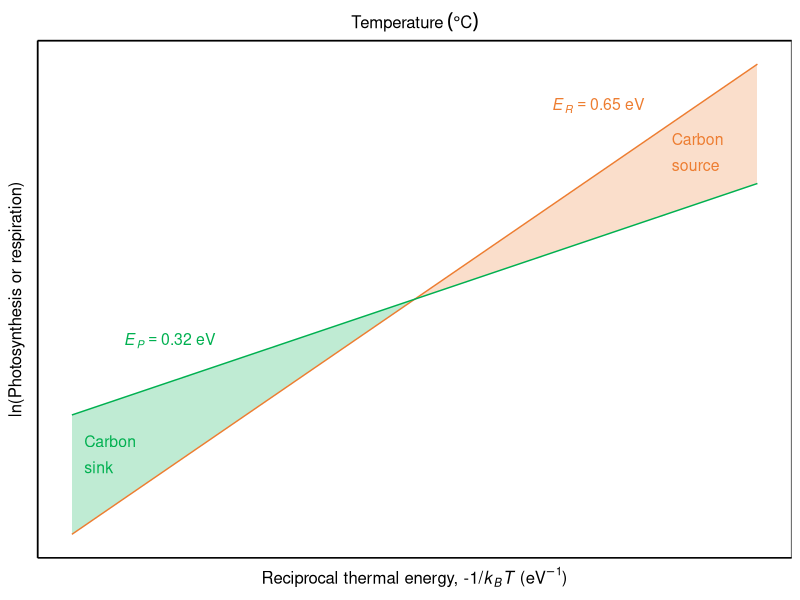
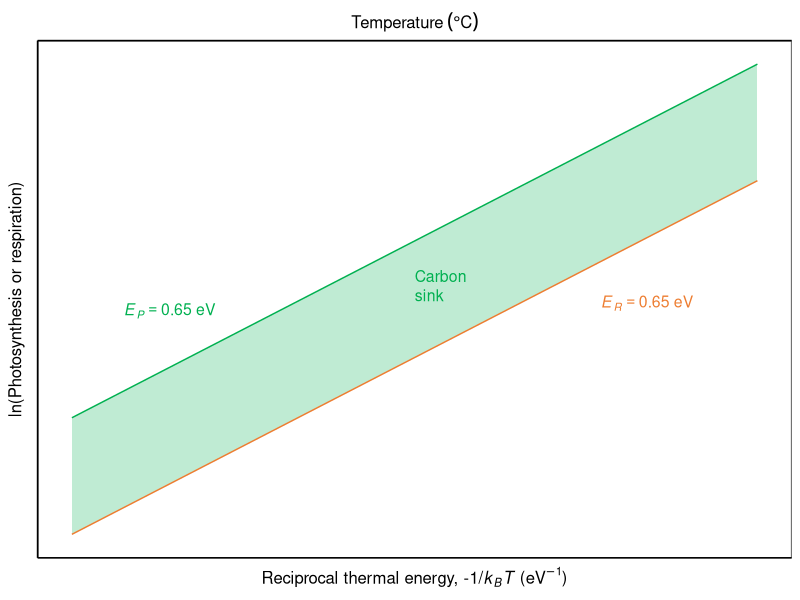
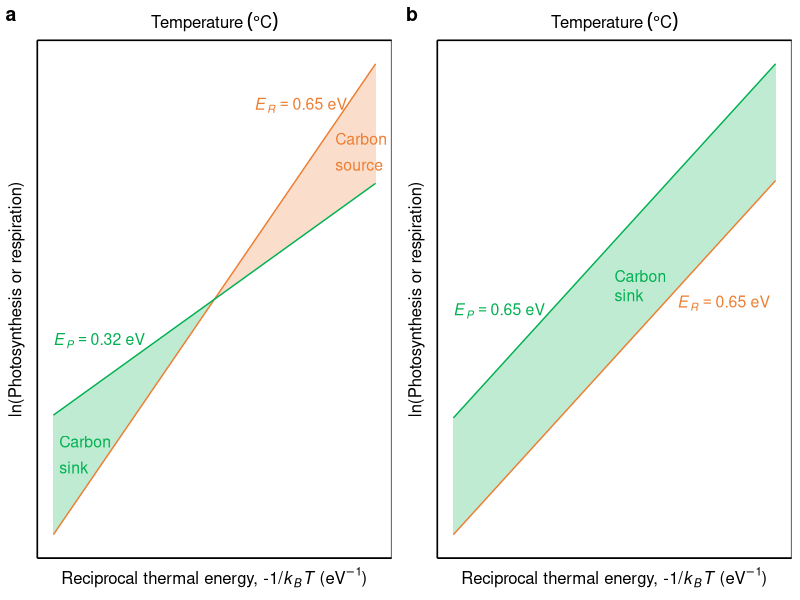

Recreate these plots in R, in order.
# Description ----
# Figure 3 plot and analyses from
# Michaletz, S.T. & Garen, J.C. (in review) On the scaling of biological rates with temperature.

# Plot of MST predictions for cross-over of photosynthesis (E = 0.32 eV) and respiration (E = 0.65 eV)

# Initialize ----
#--Libraries
library(ggplot2)
library(ggpubr)
# Uncomment the following lines to install required packages:
# install.packages("ggplot2")
# install.packages("ggpubr")

# create data for the lines
x <- seq(-2, 12, length.out = 100)
y1 <- 0.65 * (x - 5)
y2 <- 0.32 * (x - 5)

# create a data frame with the x and y values for the two lines
df <- data.frame(x, y1, y2)

# Figure 3----
## Panel a: Current MTE prediction----
pan_a <- ggplot(df, aes(x = x)) +
  geom_ribbon(data = df[df$x <= 5, ], aes(x = x, ymin = y1, ymax = y2), fill = "#00B050", alpha = 0.25) +
  geom_ribbon(data = df[df$x >= 5, ], aes(x = x, ymin = y1, ymax = y2), fill = "#ED7D31", alpha = 0.25) +
  geom_line(aes(y = y1), color = "#ED7D31") +
  geom_line(aes(y = y2), color = "#00B050") +
  annotate("text", x = -1.75, y = -2.75, label = "Carbon", color = "#00B050", size = 4, hjust = 0) +
  annotate("text", x = -1.75, y = -3.25, label = "sink", color = "#00B050", size = 4, hjust = 0) +
  annotate("text", x = 10.25, y = 3.1, label = "Carbon", color = "#ED7D31", size = 4, hjust = 0) +
  annotate("text", x = 10.25, y = 2.6, label = "source", color = "#ED7D31", size = 4, hjust = 0) +
  annotate("text", x = 0, y = -0.8, label = expression(italic(E[P]) == 0.32~eV), color = "#00B050", size = 4) +
  annotate("text", x = 8.75, y = 3.75, label = expression(italic(E[R]) == 0.65~eV), color = "#ED7D31", size = 4) +
  xlab(expression(paste('Reciprocal thermal energy, ', '-1/',italic('k')[italic("B")], italic('T'), ' (',  eV^{-1}, ')'))) +
  ylab(expression(paste("ln(Photosynthesis or respiration)"))) +
  scale_x_continuous(sec.axis = sec_axis(trans = ~ .*1 , name = expression(paste('Temperature'~(degree*C))))) +
  theme_bw(base_size=12) +
  theme(panel.grid.major = element_blank(), panel.grid.minor = element_blank(), axis.line = element_line(colour = "black"), axis.text.x=element_blank(), axis.ticks.x=element_blank(), axis.text.y=element_blank(), axis.ticks.y=element_blank())
pan_a

## Panel b: Revised MTE prediction----
pan_b <- ggplot(df, aes(x = x)) +
  geom_ribbon(data = df, aes(x = x, ymin = y1-1.5, ymax = y1+1.5), fill = "#00B050", alpha = 0.25) +
  geom_line(aes(y = y1-1.5), color = "#ED7D31") +
  geom_line(aes(y = y1+1.5), color = "#00B050") +
  annotate("text", x = 5, y = 0.6, label = "Carbon", color = "#00B050", size = 4, hjust = 0) +
  annotate("text", x = 5, y = 0.1, label = "sink", color = "#00B050", size = 4, hjust = 0) +
  annotate("text", x = 0, y = -0.3, label = expression(italic(E[P]) == 0.65~eV), color = "#00B050", size = 4) +
  annotate("text", x = 9.75, y = -0.1, label = expression(italic(E[R]) == 0.65~eV), color = "#ED7D31", size = 4) +
  xlab(expression(paste('Reciprocal thermal energy, ', '-1/',italic('k')[italic("B")], italic('T'), ' (',  eV^{-1}, ')'))) +
  ylab(expression(paste("ln(Photosynthesis or respiration)"))) +
  scale_x_continuous(sec.axis = sec_axis(trans = ~ .*1 , name = expression(paste('Temperature'~(degree*C))))) +
  theme_bw(base_size=12) +
  theme(panel.grid.major = element_blank(), panel.grid.minor = element_blank(), axis.line = element_line(colour = "black"), axis.text.x=element_blank(), axis.ticks.x=element_blank(), axis.text.y=element_blank(), axis.ticks.y=element_blank())
pan_b

fig3 <- ggarrange(pan_a, pan_b, common.legend = F, legend = "right", labels = "auto")
fig3
